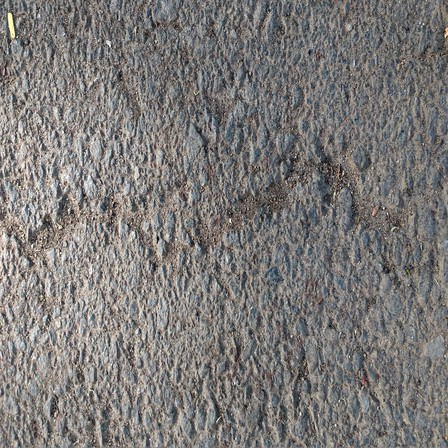
#> input picture DS605_Lab6/448/Cracks/IMG_20180513_164959951_HDR resized_448.jpg, 448 x 448 px, found by its file name; its folder holds only this picture in this run
$ jupyter execute --allow-errors DS605_Lab06.ipynb
#> lines starting #> are read from the running program, lines starting #| are printed output that depends on the picture; long printed decimals are rounded
## Lab Assignment 6

[cell 1]
import os
import time
import cv2
import numpy as np
import pandas as pd
import matplotlib.pyplot as plt

from PIL import Image

from sklearn.model_selection import train_test_split
from sklearn.preprocessing import StandardScaler
from sklearn.pipeline import Pipeline

from sklearn.linear_model import LogisticRegression
from sklearn.ensemble import RandomForestClassifier

from sklearn.metrics import (
    accuracy_score,
    precision_score,
    recall_score,
    f1_score,
    confusion_matrix
)

## PART A

### Load and inspect the images

[cell 2]
crack_path = "data/asphalt/Cracks"
noncrack_path = "data/asphalt/NonCracks"

crack_files = os.listdir(crack_path)
#> (the rest of this cell did not finish here and is left out)

### Inspect One Image

[cell 3]
sample_file = crack_files[0]
sample_path = os.path.join(crack_path, sample_file)

image = cv2.imread(sample_path)
#> image is the input picture: shape (448, 448, 3); mean B, G, R 119.9, 121.6, 124

print("Image file:", sample_file)
print("Image shape:", image.shape)
#| Image shape: (448, 448, 3)
print("Image height:", image.shape[0])
#| Image height: 448
print("Image width:", image.shape[1])
#| Image width: 448
print("Number of channels:", image.shape[2])
#| Number of channels: 3

### Resize + Grayscale One Image

[cell 4]
resized = cv2.resize(image, (224, 224))
gray = cv2.cvtColor(resized, cv2.COLOR_BGR2GRAY)

print("Original shape:", image.shape)
#| Original shape: (448, 448, 3)
print("Resized shape:", resized.shape)
#| Resized shape: (224, 224, 3)
print("Grayscale shape:", gray.shape)
#| Grayscale shape: (224, 224)

### Visualize the images

[cell 5]
plt.figure(figsize=(12, 4))

plt.subplot(1, 3, 1)
plt.imshow(cv2.cvtColor(image, cv2.COLOR_BGR2RGB))
plt.title("Original Image")
plt.axis("off")

plt.subplot(1, 3, 2)
plt.imshow(cv2.cvtColor(resized, cv2.COLOR_BGR2RGB))
plt.title("Resized Image")
plt.axis("off")

plt.subplot(1, 3, 3)
plt.imshow(gray, cmap="gray")
plt.title("Grayscale Image")
plt.axis("off")

plt.tight_layout()
plt.show()
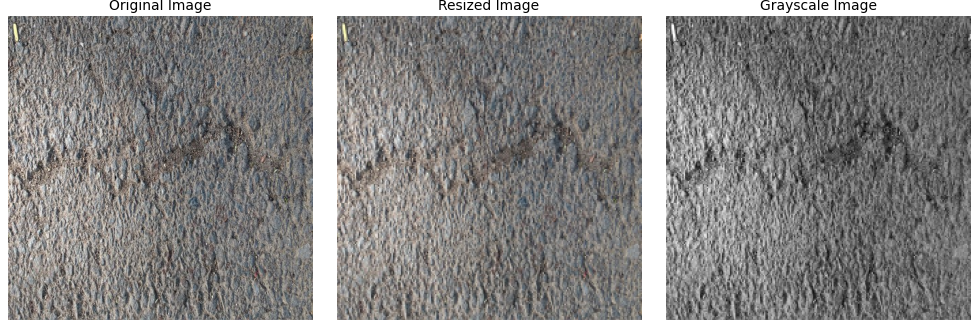
#> figure drawn by matplotlib, 3 panels

### Extract basic intensity features

[cell 6]
mean_brightness = np.mean(gray)
#> mean_brightness = 122.2
contrast = np.std(gray)
#> contrast = 31.51
min_intensity = np.min(gray)
#> min_intensity = 23
max_intensity = np.max(gray)
#> max_intensity = 247
median_intensity = np.median(gray)
#> median_intensity = 121

print("Mean brightness:", mean_brightness)
#| Mean brightness: 122.225
print("Contrast:", contrast)
#| Contrast: 31.513
print("Minimum intensity:", min_intensity)
#| Minimum intensity: 23
print("Maximum intensity:", max_intensity)
#| Maximum intensity: 247
print("Median intensity:", median_intensity)
#| Median intensity: 121.0

### Dark and bright pixel ratios

[cell 7]
dark_pixel_ratio = np.mean(gray < 50)
#> dark_pixel_ratio = 0.00385
bright_pixel_ratio = np.mean(gray > 200)
#> bright_pixel_ratio = 0.0109

print("Dark pixel ratio:", dark_pixel_ratio)
#| Dark pixel ratio: 0.003846
print("Bright pixel ratio:", bright_pixel_ratio)
#| Bright pixel ratio: 0.01092

### Detect edges using Canny

[cell 8]
edges = cv2.Canny(gray, 100, 200)
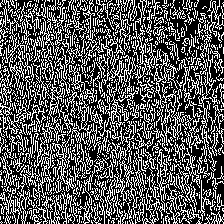
#> edges: shape (224, 224); 34.3% white in thin lines or dots

edge_count = np.sum(edges > 0)
#> edge_count = 17232
edge_density = edge_count / edges.size
#> edge_density = 0.343

print("Edge count:", edge_count)
#| Edge count: 17232
print("Edge density:", edge_density)
#| Edge density: 0.3434

### Visualize the Canny edges

[cell 9]
plt.figure(figsize=(6, 6))

plt.imshow(edges, cmap="gray")
plt.title("Canny Edge Detection")
plt.axis("off")

plt.show()

### Create a feature extraction function

[cell 10]
def extract_features(image_path):
    image = cv2.imread(image_path)

    resized = cv2.resize(image, (224, 224))
    gray = cv2.cvtColor(resized, cv2.COLOR_BGR2GRAY)

    mean_brightness = np.mean(gray)
#> mean_brightness = 122.2
    contrast = np.std(gray)
#> contrast = 31.51
    min_intensity = np.min(gray)
#> min_intensity = 23
    max_intensity = np.max(gray)
#> max_intensity = 247
    median_intensity = np.median(gray)
#> median_intensity = 121

    dark_pixel_ratio = np.mean(gray < 50)
#> dark_pixel_ratio = 0.00385
    bright_pixel_ratio = np.mean(gray > 200)
#> bright_pixel_ratio = 0.0109

    edges = cv2.Canny(gray, 100, 200)

    edge_count = np.sum(edges > 0)
#> edge_count = 17232
    edge_density = edge_count / edges.size
#> edge_density = 0.343

    return [
        mean_brightness,
        contrast,
        min_intensity,
        max_intensity,
        median_intensity,
        dark_pixel_ratio,
        bright_pixel_ratio,
        edge_count,
        edge_density
    ]


features = extract_features(sample_path)
#> features = [122.2, 31.51, 23, 247, 121, 0.00385, 0.0109, 17232, 0.343]

print("Extracted features:")
print(features)
#| [122.225, 31.513, 23, 247, 121.0, 0.003846, 0.01092, 17232, 0.3434]
